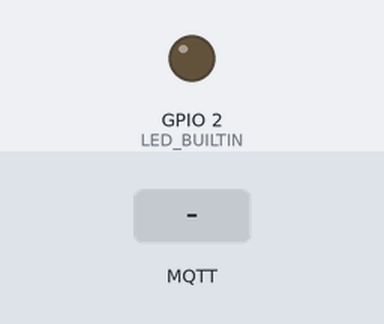
A sketch run on a simulated ESP32. On the bench: output pins drawn as LEDs (lit = HIGH). Dashed ring = blinking. Inputs (shaded band) come from the test bench. WiFi joins after 1.5 s; servers stay silent unless stated; random numbers use the default seed unless the sketch sets one; no MQTT or app messages arrive unless stated; what the sketch prints to the serial monitor is not drawn.

Above: at 2.7 s.
2.8 s: MQTT message "GREEN_BLINK" arrives on the first subscribed topic
At 3.2 s:
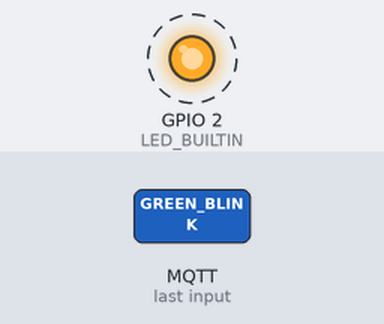
5.8 s: MQTT message "YELLOW_ON" arrives on the first subscribed topic
7.3 s: MQTT message "OFF" arrives on the first subscribed topic
At 7.7 s:
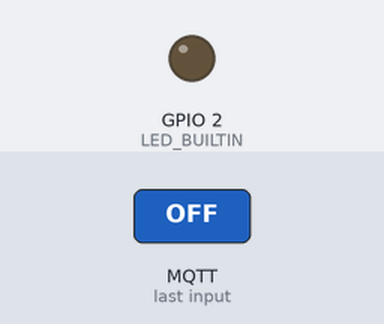
Timing chart, 0 to 10.3 s (numbered marks = the images above; inputs shaded):
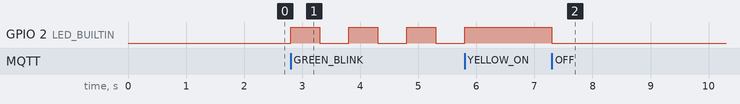

The sketch:

visuhall_esp32_prototype.ino
```cpp
#include <WiFi.h>
#include <PubSubClient.h>

// --- Configurações (Preencha com seus dados) ---
const char* WIFI_SSID = "SEU_WIFI_SSID";
const char* WIFI_PASSWORD = "SUA_SENHA_WIFI";
const char* MQTT_BROKER_IP = "192.168.68.135"; // IP do seu Raspberry Pi
const int RUA_ID = 1; // <<-- MUDE PARA 2 NO SEGUNDO ESP32

// --- Constantes do Sistema ---
const int MQTT_PORT = 1883;
#define LED_BUILTIN 2 // A maioria das placas ESP32 usa o pino 2 para o LED embutido

// --- Variáveis Globais ---
WiFiClient wifiClient;
PubSubClient mqttClient(wifiClient);
unsigned long lastMsg = 0;
char msg[50];
int value = 0;

// Variáveis para o controle do LED piscando (sem usar delay)
bool ledBlinking = false;
unsigned long previousMillis = 0;
const long blinkInterval = 500; // Intervalo de 500ms (meio segundo)

// --- Funções de Conexão ---
void setupWifi() {
  delay(10);
  Serial.println();
  Serial.print("Conectando a ");
  Serial.println(WIFI_SSID);

  WiFi.begin(WIFI_SSID, WIFI_PASSWORD);

  while (WiFi.status() != WL_CONNECTED) {
    delay(500);
    Serial.print(".");
  }

  randomSeed(micros());
  Serial.println("");
  Serial.println("WiFi conectado!");
  Serial.print("Endereço IP: ");
  Serial.println(WiFi.localIP());
}

void callback(char* topic, byte* payload, unsigned int length) {
  Serial.print("Mensagem recebida no tópico [");
  Serial.print(topic);
  Serial.print("] ");

  char message[length + 1];
  for (int i = 0; i < length; i++) {
    message[i] = (char)payload[i];
  }
  message[length] = '\0';
  Serial.println(message);

  // Lógica de controle do LED baseada na mensagem
  if (strcmp(message, "GREEN_BLINK") == 0) {
    ledBlinking = true;
  } else if (strcmp(message, "YELLOW_ON") == 0) {
    ledBlinking = false;
    digitalWrite(LED_BUILTIN, HIGH); // Acende o LED
  } else if (strcmp(message, "OFF") == 0) {
    ledBlinking = false;
    digitalWrite(LED_BUILTIN, LOW); // Apaga o LED
  }
}

void reconnect() {
  // Loop até reconectar
  while (!mqttClient.connected()) {
    Serial.print("Tentando conectar ao MQTT Broker...");
    String clientId = "ESP32Client-";
    clientId += String(random(0xffff), HEX);

    if (mqttClient.connect(clientId.c_str())) {
      Serial.println("conectado!");

      // Assina o tópico específico para esta rua
      String topic = "visuhall/rua/" + String(RUA_ID) + "/commands";
      mqttClient.subscribe(topic.c_str());
      Serial.print("Assinado ao tópico: ");
      Serial.println(topic);

    } else {
      Serial.print("falhou, rc=");
      Serial.print(mqttClient.state());
      Serial.println(" tentando novamente em 5 segundos");
      delay(5000);
    }
  }
}

void setup() {
  pinMode(LED_BUILTIN, OUTPUT);
  digitalWrite(LED_BUILTIN, LOW); // Começa com o LED desligado
  Serial.begin(115200);

  setupWifi();
  mqttClient.setServer(MQTT_BROKER_IP, MQTT_PORT);
  mqttClient.setCallback(callback);
}

void loop() {
  // Verifica o status da conexão Wi-Fi e MQTT e reconecta se necessário
  if (WiFi.status() != WL_CONNECTED) {
    Serial.println("Conexão WiFi perdida. Tentando reconectar...");
    setupWifi();
  }
  if (!mqttClient.connected()) {
    reconnect();
  }

  mqttClient.loop();

  // Lógica para piscar o LED sem bloquear o loop com delay()
  if (ledBlinking) {
    unsigned long currentMillis = millis();
    if (currentMillis - previousMillis >= blinkInterval) {
      previousMillis = currentMillis;
      digitalWrite(LED_BUILTIN, !digitalRead(LED_BUILTIN)); // Inverte o estado do LED
    }
  }
} 
```

Measured:
- after the input at 2.8 s, GPIO 2 (LED_BUILTIN): alternates HIGH for 0.50 s and LOW for 0.50 s, starting at once
- after the input at 7.3 s, GPIO 2 (LED_BUILTIN): HIGH → LOW at once
